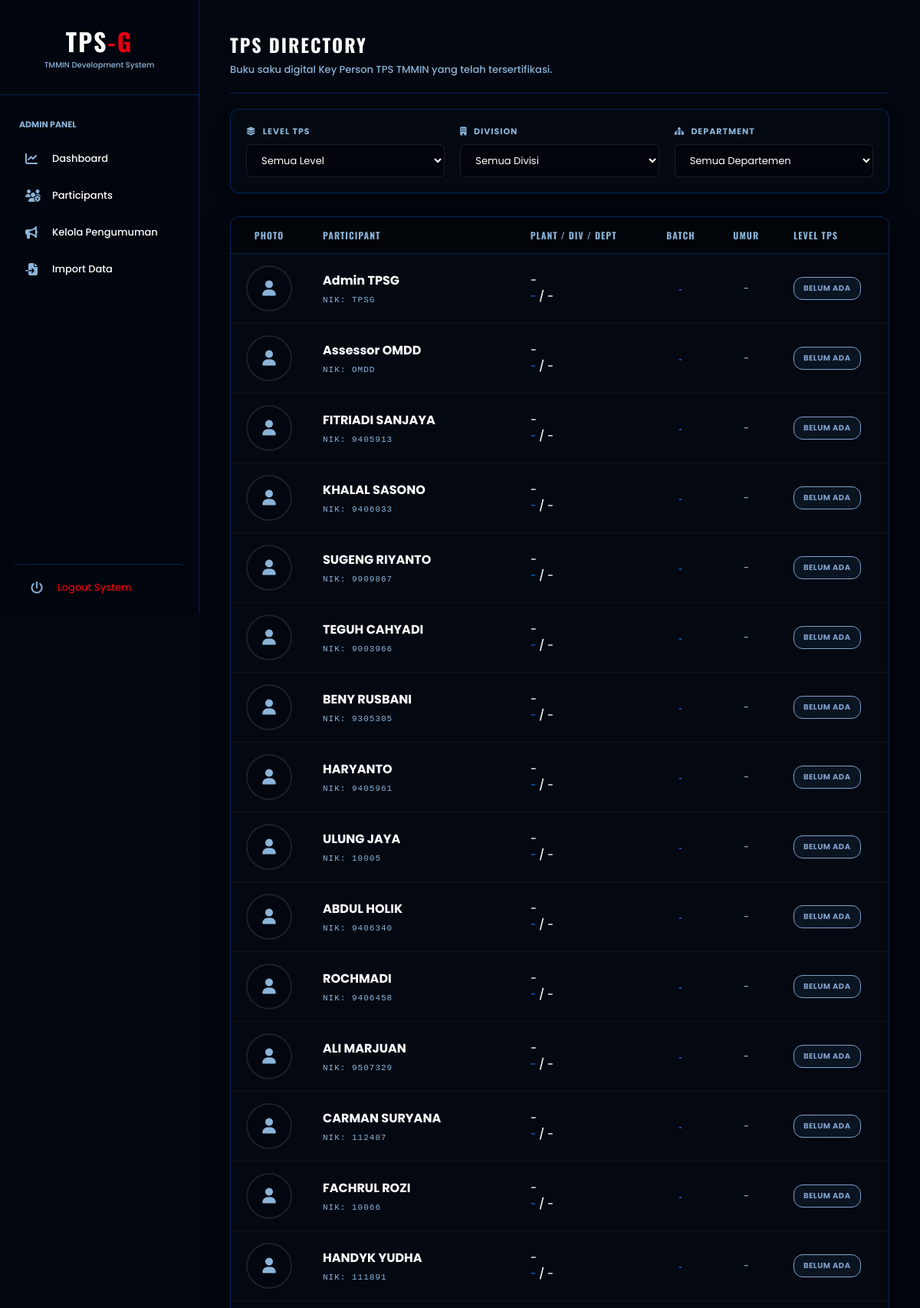
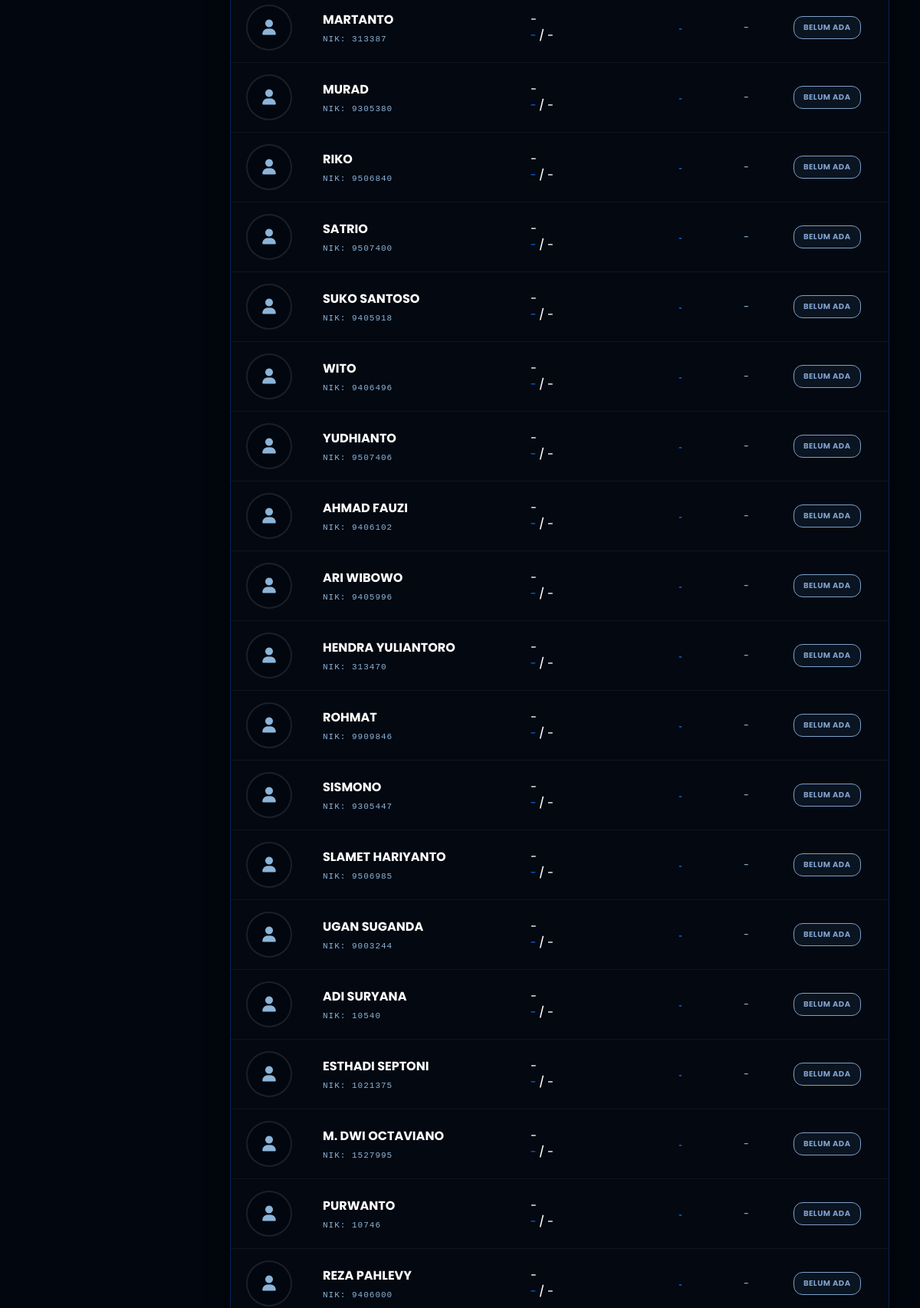
The page /participant/directory (signed in, upper part) on the database its author committed (2 pictures, top to bottom).
### app/models/employee.py (models this page shows)
class Employee(db.Model):
    __tablename__ = 'employees'
    id = db.Column(db.Integer, primary_key=True)
    name = db.Column(db.String(100), nullable=False)
    username = db.Column(db.String(20), unique=True, nullable=False) # NIK
    birth_date = db.Column(db.Date)
    position = db.Column(db.String(50))
    photo = db.Column(db.String(500), nullable=True)
    certificate = db.Column(db.String(100))
    current_tps_level = db.Column(db.String(50))
    previous_tps_level = db.Column(db.String(50))
    tahun_lulus_terakhir = db.Column(db.String(20), nullable=True)
    tahun_lulus_saat_ini = db.Column(db.String(20), nullable=True)
    last_activity_theme = db.Column(db.String(200))
    last_activity_type = db.Column(db.String(50))
    batch = db.Column(db.String(50), nullable=True)
    registration_year = db.Column(db.Integer, default=lambda: datetime.utcnow().year)
    status = db.Column(db.String(20), default='pending')
    plant_id = db.Column(db.Integer, db.ForeignKey('plants.id'))
    division_id = db.Column(db.Integer, db.ForeignKey('divisions.id'))
    department_id = db.Column(db.Integer, db.ForeignKey('departments.id'))
    workshop_activities = db.relationship('WorkshopActivity', backref='employee_data', lazy=True, cascade="all, delete-orphan")
    workshop_evaluations = db.relationship('WorkshopEvaluation', backref='employee', lazy=True, cascade="all, delete-orphan")

### app/routes/participant.py (the view)
@participant.route('/directory')
@login_required
def directory():
    all_employees = Employee.query.options(
        joinedload(Employee.plant),
        joinedload(Employee.division),
        joinedload(Employee.department)
    ).filter_by(status='active').order_by(Employee.batch.asc()).all()
    divisions = db.session.query(Division).all()
    departments = db.session.query(Department).all()
    tps_levels = db.session.query(Employee.current_tps_level).filter(
        Employee.current_tps_level.isnot(None),
        Employee.current_tps_level != ''
    ).distinct().all()
    tps_levels = [level[0] for level in tps_levels]
    return render_template('participant/directory.html',
                           candidates=all_employees,
                           divisions=divisions,
                           departments=departments,
                           tps_levels=tps_levels)

### app/templates/participant/directory.html (shortened to what this page needs)
{% extends "base.html" %}
{% block content %}
<div class="dir-header">
    <h2 class="dir-title">TPS Directory</h2>
    <p class="dir-subtitle">Buku saku digital Key Person TPS TMMIN yang telah tersertifikasi.</p>
</div>
<div class="filter-container">
    <div class="filter-group">
        <label><i class="fas fa-layer-group" style="margin-right: 5px;"></i> Level TPS</label>
        <select id="filterLevel" class="filter-select">
            <option value="ALL">Semua Level</option>
        </select>
    </div>
    <div class="filter-group">
        <label><i class="fas fa-building" style="margin-right: 5px;"></i> Division</label>
        <select id="filterDivisi" class="filter-select">
            <option value="ALL">Semua Divisi</option>
        </select>
    </div>
    <div class="filter-group">
        <label><i class="fas fa-sitemap" style="margin-right: 5px;"></i> Department</label>
        <select id="filterDept" class="filter-select">
            <option value="ALL">Semua Departemen</option>
        </select>
    </div>
</div>
<div class="table-container">
    <table class="tmmin-table">
        <thead>
            <tr>
                <th width="70px" style="text-align: center;">Photo</th>
                <th>Participant</th>
                <th>Plant / Div / Dept</th>
                <th style="text-align: center;">Batch</th>
                <th style="text-align: center;">Umur</th>
                <th>Level TPS</th>
            </tr>
        </thead>
        <tbody id="directoryGrid">
            {% for emp in candidates %}
            {% set check_lvl = emp.current_tps_level | string | upper if emp else '' %}
            {% set avatar_glow = 'glow-gold' if ('KEY PERSON 4' in check_lvl or 'KP 4' in check_lvl or 'KP4' in check_lvl) else 'glow-blue' %}
            <tr class="dir-row"
                data-level="{{ emp.current_tps_level if emp.current_tps_level else '' }}"
                data-divisi="{{ emp.division.name if emp.division else '' }}"
                data-dept="{{ emp.department.name if emp.department else '' }}">
                <td style="text-align: center;">
                    {% if emp.photo %}
                        {% if 'http' in emp.photo %}
                            <img src="{{ emp.photo.strip() }}" class="avatar-sm {{ avatar_glow }}" alt="Photo" onerror="this.onerror=null; this.src='{{ url_for('static', filename='images/default_avatar.png') }}';">
                        {% else %}
                            <img src="{{ url_for('static', filename='uploads/photos/' ~ emp.photo.strip()) }}" class="avatar-sm {{ avatar_glow }}" alt="Photo" onerror="this.onerror=null; this.src='{{ url_for('static', filename='images/default_avatar.png') }}';">
                        {% endif %}
                    {% else %}
                        <div class="avatar-sm {{ avatar_glow }}" style="display: inline-flex; align-items: center; justify-content: center; font-size: 20px; color: var(--text-muted); margin: 0 auto;">
                            <i class="fas fa-user"></i>
                        </div>
                    {% endif %}
                </td>
                <td>
                    <span class="emp-name">{{ emp.name }}</span>
                    <span class="emp-nik">NIK: {{ emp.username }}</span>
                </td>
                <td class="dept-info">
                    {{ emp.plant.name if emp.plant else '-' }}<br>
                    <strong>{{ emp.division.name if emp.division else '-' }}</strong> / {{ emp.department.name if emp.department else '-' }}
                </td>
                <td style="text-align: center;">
                    <span class="batch-text">{{ emp.batch if emp.batch else '-' }}</span>
                </td>
                <td style="text-align: center; color: var(--text-muted);">
                    {{ emp.age ~ ' Thn' if emp.age else '-' }}
                </td>
                <td>
                    {% if 'KEY PERSON 4' in check_lvl or 'KP 4' in check_lvl or 'KP4' in check_lvl %}
                        <span class="badge-gold">{{ emp.current_tps_level }}</span>
                    {% else %}
                        <span class="badge-blue">{{ emp.current_tps_level if emp.current_tps_level else 'BELUM ADA' }}</span>
                    {% endif %}
                </td>
            </tr>
            {% endfor %}
        </tbody>
    </table>
</div>
{% endblock %}

### app/templates/base.html (shortened to what this page needs)
<!DOCTYPE html>
<html lang="en">
<head>
    <link rel="stylesheet" href="https://cdnjs.cloudflare.com/ajax/libs/font-awesome/6.4.0/css/all.min.css">
</head>
<body>
    <aside class="sidebar">
        <div class="sidebar-brand">
            <h1>TPS<span>-G</span></h1>
            <p style="font-size: 10px; color: var(--text-muted);">TMMIN Development System</p>
        </div>
        <nav class="sidebar-nav">
            {% if current_user.is_authenticated %}
                {% if current_user.role == 'participant' %}
                    <div class="nav-category">Main Menu</div>
                    <a href="{{ url_for('participant.dashboard') }}" class="nav-link {% if request.endpoint == 'participant.dashboard' %}active{% endif %}">
                        <i class="fas fa-border-all"></i> Dashboard
                    </a>
                {% elif current_user.role == 'tpsg' or current_user.role == 'admin' %}
                    <div class="nav-category">Admin Panel</div>
                    <a href="{{ url_for('tpsg.dashboard') }}" class="nav-link {% if request.endpoint == 'tpsg.dashboard' %}active{% endif %}">
                        <i class="fas fa-chart-line"></i> Dashboard
                    </a>
                    <a href="{{ url_for('tpsg.employees') }}" class="nav-link {% if request.endpoint == 'tpsg.employees' %}active{% endif %}">
                        <i class="fas fa-users-cog"></i> Participants
                    </a>
                    <a href="{{ url_for('tpsg.manage_news') }}" class="nav-link {% if request.endpoint == 'tpsg.manage_news' %}active{% endif %}">
                        <i class="fas fa-bullhorn"></i> Kelola Pengumuman
                    </a>
                    <a href="{{ url_for('tpsg.import_excel') }}" class="nav-link {% if request.endpoint == 'tpsg.import_excel' %}active{% endif %}">
                        <i class="fas fa-file-import"></i> Import Data
                    </a>
                {% endif %}
            {% endif %}
        </nav>
        {% if current_user.is_authenticated %}
            <a href="{{ url_for('auth.logout') }}" class="nav-link nav-link-logout">
                <i class="fas fa-power-off"></i> Logout System
            </a>
        {% endif %}
    </aside>
    <main class="main-content">
        {% block content %}{% endblock %}
    </main>
</body>
</html>

### app/templates/base.html (style rules this page uses)
:root { --color-dark: #02060E; --color-blue: #0356C5; --bg-deep-navy: var(--color-dark); --sidebar-bg: rgba(2, 6, 14, 0.98); --card-navy-grad: linear-gradient(160deg, #050a14 0%, #0356C5 120%); --border-glass: rgba(3, 86, 197, 0.4); --accent-cyan: #0A74FF; --text-main: #ffffff; --text-muted: #8bb4d8; --accent-red: #e3000f; --accent-gold: #f59e0b; }
* { box-sizing: border-box; margin: 0; padding: 0; }
body { font-family: 'Poppins', sans-serif !important; font-weight: 500; background: var(--bg-deep-navy); color: var(--text-main); -webkit-font-smoothing: antialiased; }
.sidebar { width: 260px; background: var(--sidebar-bg); border-right: 1px solid var(--border-glass); height: 100vh; position: fixed; top: 0; left: 0; display: flex; flex-direction: column; z-index: 100; }
.sidebar-brand { padding: 30px 20px; text-align: center; border-bottom: 1px solid var(--border-glass); }
.sidebar-brand h1 { font-family: 'Oswald', sans-serif; font-size: 32px; letter-spacing: 2px; }
.sidebar-brand h1 span { color: var(--accent-red); }
.sidebar-nav { padding: 20px 0; flex-grow: 1; overflow-y: auto; }
.nav-category { padding: 10px 25px; font-size: 11px; color: var(--text-muted); text-transform: uppercase; font-weight: 700; }
.nav-link { display: flex; align-items: center; padding: 12px 18px; margin: 4px 15px; border-radius: 10px; color: var(--text-main); text-decoration: none; font-size: 13px; transition: 0.3s; }
.nav-link i { width: 20px; margin-right: 15px; font-size: 16px; color: var(--text-muted); }
.nav-link-logout { margin-top: auto; border-top: 1px solid var(--border-glass); color: var(--accent-red); padding: 20px 25px; }
.main-content { margin-left: 260px; padding: 40px; width: calc(100% - 260px); min-height: 100vh; }

### app/templates/participant/directory.html (style rules this page uses)
.dir-header { margin-bottom: 20px; border-bottom: 1px solid var(--border-glass); padding-bottom: 20px; }
.dir-title { font-family: 'Oswald', sans-serif; font-size: 24px; color: #fff; text-transform: uppercase; letter-spacing: 2px; margin: 0 0 5px 0; }
.dir-subtitle { font-size: 13px; color: var(--text-muted); margin: 0; }
.filter-container { background: rgba(5, 10, 20, 0.6); border: 1px solid var(--border-glass); border-radius: 12px; padding: 20px; margin-bottom: 30px; display: flex; gap: 20px; align-items: center; flex-wrap: wrap; box-shadow: 0 10px 20px rgba(0,0,0,0.3); }
.filter-group { display: flex; flex-direction: column; flex: 1; min-width: 200px; }
.filter-group label { font-size: 11px; color: var(--text-muted); font-weight: bold; text-transform: uppercase; margin-bottom: 8px; letter-spacing: 1px; }
.filter-select { background: rgba(0, 0, 0, 0.4); border: 1px solid rgba(255, 255, 255, 0.1); color: #fff; padding: 10px 15px; border-radius: 6px; font-family: inherit; font-size: 13px; outline: none; transition: 0.3s; cursor: pointer; }
.filter-select option { background: #0a1120; color: #fff; }
.table-container { background: rgba(5, 10, 20, 0.6); border: 1px solid var(--border-glass); border-radius: 12px; overflow: hidden; box-shadow: 0 10px 30px rgba(0,0,0,0.5); }
.tmmin-table { width: 100%; border-collapse: collapse; color: #fff; text-align: left; font-size: 12px; }
.tmmin-table th { background: rgba(0, 0, 0, 0.5); padding: 15px 20px; font-family: 'Oswald', sans-serif; text-transform: uppercase; letter-spacing: 1px; color: var(--text-muted); border-bottom: 1px solid var(--border-glass); }
.tmmin-table td { padding: 15px 20px; border-bottom: 1px solid rgba(255,255,255,0.05); vertical-align: middle; }
.tmmin-table tbody tr { transition: 0.3s; cursor: pointer; }
.avatar-sm { width: 60px; height: 60px; border-radius: 50%; object-fit: cover; border: 2px solid rgba(255,255,255,0.1); background: var(--color-dark); transition: all 0.4s ease; }
.emp-name { font-weight: bold; font-size: 16px; color: #fff; margin-bottom: 3px; display: block; }
.emp-nik { font-family: monospace; font-size: 11px; color: var(--text-muted); letter-spacing: 1px; }
.dept-info { font-size: 14px; line-height: 1.5; }
.dept-info strong { color: var(--accent-cyan); font-weight: normal; }
.batch-text { font-family: 'Oswald', sans-serif; font-size: 14px; color: var(--accent-cyan); letter-spacing: 1px; }
.badge-blue { display: inline-block; background: rgba(84, 131, 179, 0.1); color: #7DA0CA; padding: 6px 12px; border-radius: 12px; font-weight: 700; font-size: 10px; border: 1px solid #7DA0CA; letter-spacing: 0.5px; }

### rows shown on the page
Employee: name "Admin TPSG", username "TPSG", plant "-", division "-", department "-", batch "-", age "-", current_tps_level "BELUM ADA"
Employee: name "Assessor OMDD", username "OMDD", plant "-", division "-", department "-", batch "-", age "-", current_tps_level "BELUM ADA"
Employee: name "FITRIADI SANJAYA", username "9405913", plant "-", division "-", department "-", batch "-", age "-", current_tps_level "BELUM ADA"
Employee: name "KHALAL SASONO", username "9406033", plant "-", division "-", department "-", batch "-", age "-", current_tps_level "BELUM ADA"
Employee: name "SUGENG RIYANTO", username "9909867", plant "-", division "-", department "-", batch "-", age "-", current_tps_level "BELUM ADA"
Employee: name "TEGUH CAHYADI", username "9003966", plant "-", division "-", department "-", batch "-", age "-", current_tps_level "BELUM ADA"
Employee: name "BENY RUSBANI", username "9305305", plant "-", division "-", department "-", batch "-", age "-", current_tps_level "BELUM ADA"
Employee: name "HARYANTO", username "9405961", plant "-", division "-", department "-", batch "-", age "-", current_tps_level "BELUM ADA"
Employee: name "ULUNG JAYA", username "10005", plant "-", division "-", department "-", batch "-", age "-", current_tps_level "BELUM ADA"
Employee: name "ABDUL HOLIK", username "9406340", plant "-", division "-", department "-", batch "-", age "-", current_tps_level "BELUM ADA"
Employee: name "ROCHMADI", username "9406458", plant "-", division "-", department "-", batch "-", age "-", current_tps_level "BELUM ADA"
Employee: name "ALI MARJUAN", username "9507329", plant "-", division "-", department "-", batch "-", age "-", current_tps_level "BELUM ADA"
Employee: name "CARMAN SURYANA", username "112487", plant "-", division "-", department "-", batch "-", age "-", current_tps_level "BELUM ADA"
Employee: name "FACHRUL ROZI", username "10066", plant "-", division "-", department "-", batch "-", age "-", current_tps_level "BELUM ADA"
Employee: name "HANDYK YUDHA", username "111891", plant "-", division "-", department "-", batch "-", age "-", current_tps_level "BELUM ADA"
Employee: name "MARTANTO", username "313387", plant "-", division "-", department "-", batch "-", age "-", current_tps_level "BELUM ADA"
Employee: name "MURAD", username "9305380", plant "-", division "-", department "-", batch "-", age "-", current_tps_level "BELUM ADA"
Employee: name "RIKO", username "9506840", plant "-", division "-", department "-", batch "-", age "-", current_tps_level "BELUM ADA"
Employee: name "SATRIO", username "9507400", plant "-", division "-", department "-", batch "-", age "-", current_tps_level "BELUM ADA"
Employee: name "SUKO SANTOSO", username "9405918", plant "-", division "-", department "-", batch "-", age "-", current_tps_level "BELUM ADA"
Employee: name "WITO", username "9406496", plant "-", division "-", department "-", batch "-", age "-", current_tps_level "BELUM ADA"
Employee: name "YUDHIANTO", username "9507406", plant "-", division "-", department "-", batch "-", age "-", current_tps_level "BELUM ADA"
Employee: name "AHMAD FAUZI", username "9406102", plant "-", division "-", department "-", batch "-", age "-", current_tps_level "BELUM ADA"
Employee: name "ARI WIBOWO", username "9405996", plant "-", division "-", department "-", batch "-", age "-", current_tps_level "BELUM ADA"
Employee: name "HENDRA YULIANTORO", username "313470", plant "-", division "-", department "-", batch "-", age "-", current_tps_level "BELUM ADA"
Employee: name "ROHMAT", username "9909846", plant "-", division "-", department "-", batch "-", age "-", current_tps_level "BELUM ADA"
Employee: name "SISMONO", username "9305447", plant "-", division "-", department "-", batch "-", age "-", current_tps_level "BELUM ADA"
Employee: name "SLAMET HARIYANTO", username "9506985", plant "-", division "-", department "-", batch "-", age "-", current_tps_level "BELUM ADA"
Employee: name "UGAN SUGANDA", username "9003244", plant "-", division "-", department "-", batch "-", age "-", current_tps_level "BELUM ADA"
Employee: name "ADI SURYANA", username "10540", plant "-", division "-", department "-", batch "-", age "-", current_tps_level "BELUM ADA"
Employee: name "ESTHADI SEPTONI", username "1021375", plant "-", division "-", department "-", batch "-", age "-", current_tps_level "BELUM ADA"
Employee: name "M. DWI OCTAVIANO", username "1527995", plant "-", division "-", department "-", batch "-", age "-", current_tps_level "BELUM ADA"
Employee: name "PURWANTO", username "10746", plant "-", division "-", department "-", batch "-", age "-", current_tps_level "BELUM ADA"
Employee: name "REZA PAHLEVY", username "9406000", plant "-", division "-", department "-", batch "-", age "-", current_tps_level "BELUM ADA"
